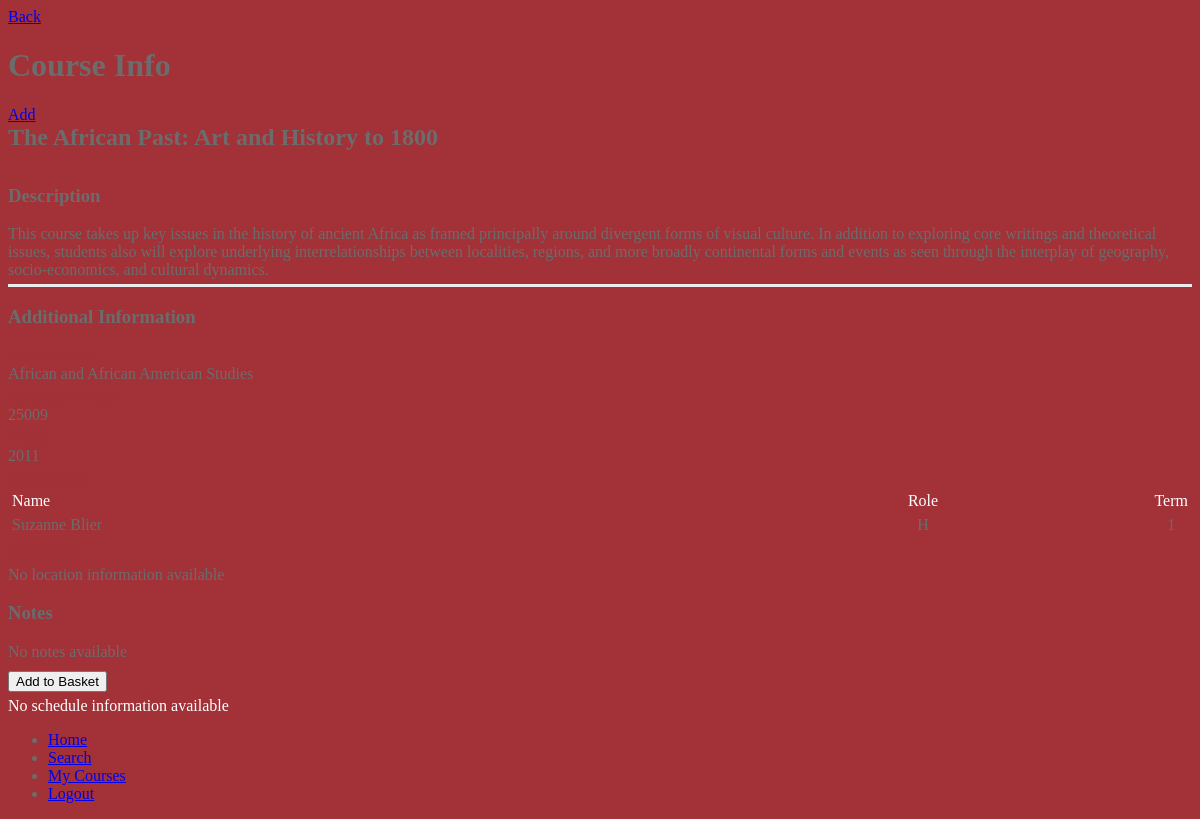
Screenshot of /index.php/courses/course/62 (signed in) with the database file from the repository.
### tables this page shows
CREATE TABLE IF NOT EXISTS `Courses` (
  `course_unique` int(10) unsigned NOT NULL AUTO_INCREMENT,
  `course_number` int(8) unsigned NOT NULL,
  `title` varchar(255) NOT NULL,
  `instr_apr_req` varchar(1) NOT NULL,
  `year` int(4) NOT NULL,
  `cat_num` int(8) unsigned NOT NULL,
  `offered` varchar(1) NOT NULL,
  `type` varchar(255) DEFAULT NULL,
  `level` varchar(255) DEFAULT NULL,
  `course_group` varchar(255) DEFAULT NULL,
  `enrollment_limit` int(8) unsigned DEFAULT NULL,
  `meeting_text` text,
  `faculty_text` text,
  `description` text,
  `prerequisites` varchar(255) DEFAULT NULL,
  `notes` text,
  PRIMARY KEY (`course_unique`)
);

CREATE TABLE IF NOT EXISTS `Department` (
  `dept_number` int(10) unsigned NOT NULL AUTO_INCREMENT,
  `short_name` varchar(255) NOT NULL,
  `long_name` varchar(255) NOT NULL,
  `dept_code` varchar(8) NOT NULL,
  PRIMARY KEY (`dept_number`),
  UNIQUE KEY `dept_code` (`dept_code`)
);

CREATE TABLE IF NOT EXISTS `Faculty` (
  `facl_number` int(10) unsigned NOT NULL AUTO_INCREMENT,
  `id` varchar(64) NOT NULL,
  `prefix` varchar(64) NOT NULL,
  `first_name` varchar(64) NOT NULL,
  `middle_name` varchar(64) NOT NULL,
  `last_name` varchar(64) NOT NULL,
  `suffix` varchar(64) NOT NULL,
  PRIMARY KEY (`facl_number`),
  UNIQUE KEY `id` (`id`)
);

CREATE TABLE IF NOT EXISTS `Course_Faculty` (
  `course_facl_number` int(10) unsigned NOT NULL AUTO_INCREMENT,
  `course_unique` int(10) unsigned NOT NULL,
  `facl_number` int(10) unsigned NOT NULL,
  `term_number` int(10) unsigned NOT NULL,
  `role` varchar(4) NOT NULL,
  PRIMARY KEY (`course_facl_number`),
  KEY `facl_number` (`facl_number`),
  KEY `term_number` (`term_number`),
  KEY `course_number` (`course_unique`)
);

### application/controllers/courses.php (called while the page is built, shortened)
<?php
class Courses extends CI_Controller {
	public function __construct()
	{
		$this->load->model('courses_model');
		$this->load->helper('url');
		$this->load->helper('login');
		$this->load->helper('courses');
		$this->load->model('users_model');
	}
	public function course($id = FALSE)
	{
	    $uid = $this->input->cookie('uid');
		$data['courses'] = $this->courses_model->get_course($id);
		$data['faculty'] = $this->courses_model->get_course_facl($id);
		$data['schedule'] = $this->courses_model->get_course_schedule($id);
	    $data['locations'] = $this->courses_model->get_course_location($id);
	    $data['enrolled'] = $this->users_model->check_enrolled($uid,$id);
		$this->users_model->add_to_last_ten($uid, $id);
		$this->load->view('templates/header');
		$this->load->view('pages/individual_view', $data);
		$this->load->view('templates/footer');
	}
}

### html/index.php (called while the page is built, shortened)
<?php
require_once BASEPATH.'core/CodeIgniter.php';

### application/models/courses_model.php (called while the page is built, shortened)
<?php
class Courses_model extends CI_Model {
    public function get_course($id)
    {
        $this->db->select('*');
        $this->db->from('Courses');
        $this->db->join('Course_Department','Courses.course_unique = Course_Department.course_unique');
        $this->db->join('Department','Course_Department.dept_number = Department.dept_number');
        $this->db->where('Courses.course_unique', $id);
		$query = $this->db->get();
		return $query->result_array();
    }
    public function get_course_facl($id)
    {
        $this->db->select('*');
        $this->db->from('Faculty');
        $this->db->join('Course_Faculty','Faculty.facl_number = Course_Faculty.facl_number', 'left');
        $this->db->where('Course_Faculty.course_unique', $id);
		$query = $this->db->get();
		return $query->result_array();
    }
    public function get_course_schedule($id)
    {
        $this->db->select('*');
        $this->db->from('Schedule');
        $this->db->join('Term','Schedule.term_number = Term.term_number', 'left');
        $this->db->join('Day','Schedule.day = Day.day_number');
        $this->db->where('Schedule.course_unique', $id);
		$query = $this->db->get();
		return $query->result_array();
    }
    public function get_course_location($id)
    {
        $this->db->select('*');
        $this->db->from('Location');
        $this->db->where('course_unique', $id);
		$query = $this->db->get();
		return $query->result_array();
    }
}
?>

### application/views/pages/individual_view.php (the view, shortened to what this page needs)
<?php
reset($courses);
$course = current($courses);
reset($schedule);
$sched = current($schedule);
?>
<div data-role="page" class="individual" data-theme="a" >
	<div data-role="header" data-position="inline">
	    <a href="javascript:history.back()" data-role="button"  data-icon="arrow-l" data-iconpos="notext">Back</a>
	    <h1>Course Info</h1>
	    <?php if ($enrolled === "yes"): ?>
	    	     <a  href="<?php echo site_url(array('users','remove_course',$course['course_unique'])) ?>" data-icon="minus" class="ui-btn-right">DEL</a>
	    <?php else: ?>
	             <a  href="<?php echo site_url(array('users','add_course',$course['course_unique'])) ?>" data-icon="plus" class="ui-btn-right">Add</a>
	    <?php endif ?>
	</div>
    <div data-role="content">
        <h2><?php echo $course['title'];?></h2>
        <div data-role="collapsible" data-inset="false">
            <h3>Description</h3>
            <?php if (empty($course['description'])): ?>
                <p>No description available</p>
            <?php else: ?>
            <p id="description" ><?php echo $course['description'];?></p>
            <?php endif?>
        </div>
        <div data-role="collapsible" class="addInfo" data-inset="false">
            <h3>Additional Information</h3>
            <p>
                <span class="bold red block">Department: </span> <?php echo ( empty($course['short_name']) ? 'No info' :  $course['short_name'] ); ?>
            </p>
            <p>
                <span class="bold red block">Catalog number:</span> <?php echo ( empty($course['cat_num']) ? 'No info' :  $course['cat_num'] ); ?>
            </p>
            <p>
                <span class="bold red block">When:</span> <?php echo  $sched['name'] .' '. $course['year'] ;?>
            </p>
                <span class="bold red block">Instructors:</span>
                <?php $currentFacl = current($faculty); ?>
                <?php if ($currentFacl['middle_name'] == 'faculty'): ?>
                    <p>No faculty information available</p>
                <?php else: ?>
                <table>
                    <tr>
                        <td  class="title">Name</td>
                        <td  class="title center quarter">Role</td>
                        <td  class="title center quarter">Term</td>
                    </tr>
                    <?php foreach($faculty as $facl): ?>
                    <tr>
                        <td><?php echo $facl['prefix'] .' '. $facl['first_name'] .' '. $facl['middle_name'] .' '. $facl['last_name'] .' '. $facl['suffix']; ?></td>
                        <td class="center quarter"><?php echo $facl['role'];?></td>
                        <td class="center quarter"><?php echo $facl['term_number'];?></td>
                    </tr>
                    <?php endforeach ?>
                </table>
                <?php endif ?>
                <span class="bold red block">Locations:</span>
                <?php if (empty($locations)): ?>
                    <p>No location information available</p>
                <?php endif ?>
        </div>
        <div data-role="collapsible" data-inset="false">
            <h3>Notes</h3>
            <?php if (empty($course['notes'])): ?>
                    <p>No notes available</p>
                <?php else: ?>
            <p><?php echo $course['notes'];?></p>
            <?php endif ?>
        </div>
        <input type="submit" value="Add to Basket" >
    </div>
    <div id="redArea" >
        <div id="content" data-role="content">
            <?php if (empty($schedule)): ?>
                <p class="white">No schedule information available</p>
            <?php endif ?>
        </div>
    </div>
    <div data-role="footer" data-position="fixed">
	    <div data-role="navbar">
		    <ul>
			    <li><a href="<?php echo site_url('home')?>"  data-icon="home">Home</a></li>
			    <li><a href="<?php echo site_url('courses/advanced_search')?>"  data-icon="search">Search</a></li>
			    <li><a href="<?php echo site_url('users/my_courses')?>"  data-icon="info">My Courses</a></li>
			    <li><a href="<?php echo site_url('users/logout')?>"  data-icon="minus">Logout</a></li>
		    </ul>
	    </div>
    </div>
</div>

### html/css/main.css (style rules this page uses)
body { color: #6c6c6c; background-color:#a23138; }
.white { color:#fff; }
.individual h2 { margin:0; padding:0px 0px 15px 0px; }
.individual p { margin:5px 0 0px 0; padding:px; }
.individual #description { border-bottom:3px solid #ecedee; padding-bottom:5px; }
.individual #redArea { background-color:#a23138; width:100%; }
.individual #redArea #content { background-color:#a23138; }
.individual .addInfo table { margin:0px 0px 0px 0px; padding:0; border-spacing:0; border:1px solid #a23138; width:100%; }
.individual .addInfo table td { border:1px solid #a23138 ; padding:2px; width:60%; }
.center { text-align:center; }
.addInfo table .title { color:#fff; background:#a23138; }
.individual .bold { font-weight:bold; }
.individual .red { color:#a23138; }
.individual .block { display:block; }
.individual input { margin-top:10px; }

### rows the page displays
courses: title "The African Past: Art and History to 1800", description "This course takes up key issues in the history of ancient Africa as framed principally around divergent forms of visual culture. In addition to exploring core writings and theoretical issues, students also will explore underlying interrelationships between localities, regions, and more broadly continental forms and events as seen through the interplay of geography, socio-economics, and cultural dynamics.", department.short_name "African and African American Studies", cat_num "25009", year "2011"
faculty: first_name "Suzanne", last_name "Blier", course_faculty.role "H", course_faculty.term_number "1"
